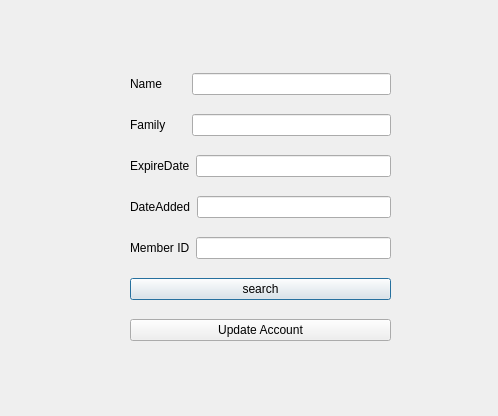
<?xml version="1.0" encoding="UTF-8"?>
<ui version="4.0">
 <class>Window_UpdateAccount</class>
 <widget class="QDialog" name="Window_UpdateAccount">
  <property name="geometry">
   <rect>
    <x>0</x>
    <y>0</y>
    <width>498</width>
    <height>416</height>
   </rect>
  </property>
  <property name="windowTitle">
   <string>Dialog</string>
  </property>
  <widget class="QWidget" name="">
   <property name="geometry">
    <rect>
     <x>130</x>
     <y>60</y>
     <width>261</width>
     <height>301</height>
    </rect>
   </property>
   <layout class="QVBoxLayout" name="verticalLayout">
    <item>
     <layout class="QHBoxLayout" name="horizontalLayout_5">
      <item>
       <widget class="QLabel" name="label_Name">
        <property name="text">
         <string>Name       </string>
        </property>
       </widget>
      </item>
      <item>
       <widget class="QLineEdit" name="lineEdit_Name">
        <property name="readOnly">
         <bool>false</bool>
        </property>
       </widget>
      </item>
     </layout>
    </item>
    <item>
     <layout class="QHBoxLayout" name="horizontalLayout_6">
      <item>
       <widget class="QLabel" name="label_Family">
        <property name="text">
         <string>Family      </string>
        </property>
       </widget>
      </item>
      <item>
       <widget class="QLineEdit" name="lineEdit_Family">
        <property name="readOnly">
         <bool>false</bool>
        </property>
       </widget>
      </item>
     </layout>
    </item>
    <item>
     <layout class="QHBoxLayout" name="horizontalLayout_7">
      <item>
       <widget class="QLabel" name="label_ExpireDate">
        <property name="text">
         <string>ExpireDate</string>
        </property>
       </widget>
      </item>
      <item>
       <widget class="QLineEdit" name="lineEdit_ExpireDate">
        <property name="readOnly">
         <bool>false</bool>
        </property>
       </widget>
      </item>
     </layout>
    </item>
    <item>
     <layout class="QHBoxLayout" name="horizontalLayout_8">
      <item>
       <widget class="QLabel" name="label_DateAdded">
        <property name="text">
         <string>DateAdded</string>
        </property>
       </widget>
      </item>
      <item>
       <widget class="QLineEdit" name="lineEdit_DateAdded">
        <property name="readOnly">
         <bool>false</bool>
        </property>
       </widget>
      </item>
     </layout>
    </item>
    <item>
     <layout class="QHBoxLayout" name="horizontalLayout_9">
      <item>
       <widget class="QLabel" name="label_MemberId">
        <property name="text">
         <string>Member ID</string>
        </property>
       </widget>
      </item>
      <item>
       <widget class="QLineEdit" name="lineEdit_MemberId">
        <property name="readOnly">
         <bool>false</bool>
        </property>
       </widget>
      </item>
     </layout>
    </item>
    <item>
     <widget class="QPushButton" name="pushButton_search">
      <property name="text">
       <string>search</string>
      </property>
     </widget>
    </item>
    <item>
     <widget class="QPushButton" name="pushButton_UpdateAccount">
      <property name="text">
       <string>Update Account</string>
      </property>
     </widget>
    </item>
   </layout>
  </widget>
 </widget>
 <resources/>
 <connections/>
</ui>
